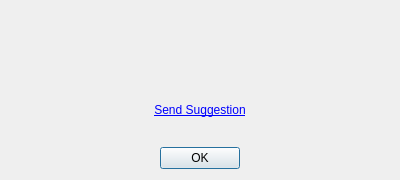
<?xml version="1.0" encoding="UTF-8"?>
<ui version="4.0">
 <class>AboutDialog</class>
 <widget class="QDialog" name="AboutDialog">
  <property name="geometry">
   <rect>
    <x>0</x>
    <y>0</y>
    <width>400</width>
    <height>180</height>
   </rect>
  </property>
  <property name="windowTitle">
   <string>About Visual Statistics</string>
  </property>
  <layout class="QVBoxLayout" name="verticalLayout">
   <item>
    <widget class="QLabel" name="label">
     <property name="alignment">
      <set>Qt::AlignHCenter|Qt::AlignTop</set>
     </property>
     <property name="wordWrap">
      <bool>true</bool>
     </property>
    </widget>
   </item>
   <item>
    <widget class="QLabel" name="labelMailTo">
     <property name="text">
      <string>&lt;a href=&quot;mailto:kery.wu@nokia-sbell.com?Subject=Visual%20Statistics%20Sugguestion&quot;&gt;Send Suggestion&lt;/a&gt;</string>
     </property>
     <property name="alignment">
      <set>Qt::AlignCenter</set>
     </property>
    </widget>
   </item>
   <item>
    <layout class="QHBoxLayout" name="horizontalLayout">
     <item>
      <spacer name="horizontalSpacer">
       <property name="orientation">
        <enum>Qt::Horizontal</enum>
       </property>
       <property name="sizeHint" stdset="0">
        <size>
         <width>40</width>
         <height>20</height>
        </size>
       </property>
      </spacer>
     </item>
     <item>
      <widget class="QDialogButtonBox" name="buttonBox">
       <property name="orientation">
        <enum>Qt::Horizontal</enum>
       </property>
       <property name="standardButtons">
        <set>QDialogButtonBox::Ok</set>
       </property>
       <property name="centerButtons">
        <bool>true</bool>
       </property>
      </widget>
     </item>
     <item>
      <spacer name="horizontalSpacer_2">
       <property name="orientation">
        <enum>Qt::Horizontal</enum>
       </property>
       <property name="sizeHint" stdset="0">
        <size>
         <width>40</width>
         <height>20</height>
        </size>
       </property>
      </spacer>
     </item>
    </layout>
   </item>
  </layout>
 </widget>
 <resources/>
 <connections>
  <connection>
   <sender>buttonBox</sender>
   <signal>accepted()</signal>
   <receiver>AboutDialog</receiver>
   <slot>accept()</slot>
   <hints>
    <hint type="sourcelabel">
     <x>248</x>
     <y>254</y>
    </hint>
    <hint type="destinationlabel">
     <x>157</x>
     <y>274</y>
    </hint>
   </hints>
  </connection>
  <connection>
   <sender>buttonBox</sender>
   <signal>rejected()</signal>
   <receiver>AboutDialog</receiver>
   <slot>reject()</slot>
   <hints>
    <hint type="sourcelabel">
     <x>316</x>
     <y>260</y>
    </hint>
    <hint type="destinationlabel">
     <x>286</x>
     <y>274</y>
    </hint>
   </hints>
  </connection>
 </connections>
</ui>
